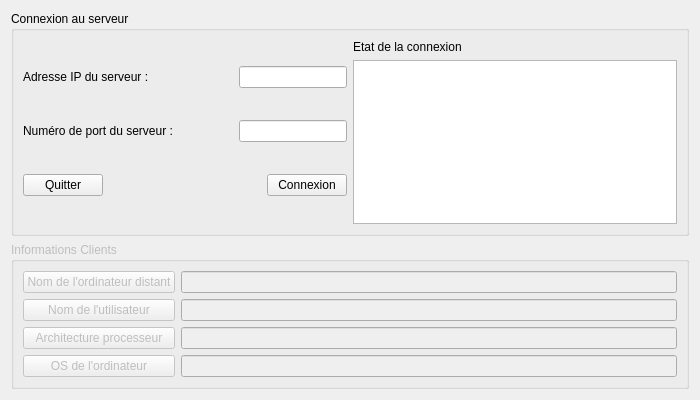
<?xml version="1.0" encoding="UTF-8"?>
<ui version="4.0">
 <class>AuditClientWidget</class>
 <widget class="QWidget" name="AuditClientWidget">
  <property name="geometry">
   <rect>
    <x>0</x>
    <y>0</y>
    <width>700</width>
    <height>400</height>
   </rect>
  </property>
  <property name="minimumSize">
   <size>
    <width>700</width>
    <height>400</height>
   </size>
  </property>
  <property name="maximumSize">
   <size>
    <width>700</width>
    <height>400</height>
   </size>
  </property>
  <property name="windowTitle">
   <string>AuditClientWidget</string>
  </property>
  <layout class="QVBoxLayout" name="verticalLayout_5">
   <item>
    <widget class="QGroupBox" name="groupBox">
     <property name="title">
      <string>Connexion au serveur</string>
     </property>
     <layout class="QHBoxLayout" name="horizontalLayout_7">
      <item>
       <layout class="QHBoxLayout" name="horizontalLayout_4">
        <item>
         <layout class="QVBoxLayout" name="verticalLayout_2">
          <item>
           <layout class="QHBoxLayout" name="horizontalLayout">
            <item>
             <widget class="QLabel" name="label">
              <property name="text">
               <string>Adresse IP du serveur :</string>
              </property>
             </widget>
            </item>
            <item>
             <spacer name="horizontalSpacer">
              <property name="orientation">
               <enum>Qt::Horizontal</enum>
              </property>
              <property name="sizeHint" stdset="0">
               <size>
                <width>40</width>
                <height>20</height>
               </size>
              </property>
             </spacer>
            </item>
            <item>
             <widget class="QLineEdit" name="lineEditAdresseIP"/>
            </item>
           </layout>
          </item>
          <item>
           <layout class="QHBoxLayout" name="horizontalLayout_2">
            <item>
             <widget class="QLabel" name="label_2">
              <property name="text">
               <string>Numéro de port du serveur :</string>
              </property>
             </widget>
            </item>
            <item>
             <spacer name="horizontalSpacer_2">
              <property name="orientation">
               <enum>Qt::Horizontal</enum>
              </property>
              <property name="sizeHint" stdset="0">
               <size>
                <width>40</width>
                <height>20</height>
               </size>
              </property>
             </spacer>
            </item>
            <item>
             <widget class="QLineEdit" name="lineEditPort"/>
            </item>
           </layout>
          </item>
          <item>
           <layout class="QHBoxLayout" name="horizontalLayout_3">
            <item>
             <widget class="QPushButton" name="pushButtonQuitter">
              <property name="text">
               <string>Quitter</string>
              </property>
             </widget>
            </item>
            <item>
             <spacer name="horizontalSpacer_3">
              <property name="orientation">
               <enum>Qt::Horizontal</enum>
              </property>
              <property name="sizeHint" stdset="0">
               <size>
                <width>40</width>
                <height>20</height>
               </size>
              </property>
             </spacer>
            </item>
            <item>
             <widget class="QPushButton" name="pushButtonConnexion">
              <property name="text">
               <string>Connexion</string>
              </property>
             </widget>
            </item>
           </layout>
          </item>
         </layout>
        </item>
        <item>
         <layout class="QVBoxLayout" name="verticalLayout">
          <item>
           <widget class="QLabel" name="label_3">
            <property name="text">
             <string>Etat de la connexion</string>
            </property>
           </widget>
          </item>
          <item>
           <widget class="QTextEdit" name="textEditEtat"/>
          </item>
         </layout>
        </item>
       </layout>
      </item>
     </layout>
    </widget>
   </item>
   <item>
    <widget class="QGroupBox" name="groupBoxInformationsClients">
     <property name="enabled">
      <bool>false</bool>
     </property>
     <property name="title">
      <string>Informations Clients</string>
     </property>
     <layout class="QHBoxLayout" name="horizontalLayout_6">
      <item>
       <layout class="QHBoxLayout" name="horizontalLayout_5">
        <item>
         <layout class="QVBoxLayout" name="verticalLayout_3">
          <item>
           <widget class="QPushButton" name="pushButtonOrdinateur">
            <property name="text">
             <string>Nom de l'ordinateur distant</string>
            </property>
           </widget>
          </item>
          <item>
           <widget class="QPushButton" name="pushButtonUtilisateur">
            <property name="text">
             <string>Nom de l'utilisateur</string>
            </property>
           </widget>
          </item>
          <item>
           <widget class="QPushButton" name="pushButtonArchitecture">
            <property name="text">
             <string>Architecture processeur</string>
            </property>
           </widget>
          </item>
          <item>
           <widget class="QPushButton" name="pushButtonOs">
            <property name="text">
             <string>OS de l'ordinateur</string>
            </property>
           </widget>
          </item>
         </layout>
        </item>
        <item>
         <layout class="QVBoxLayout" name="verticalLayout_4">
          <item>
           <widget class="QLineEdit" name="lineEditOrdinateur"/>
          </item>
          <item>
           <widget class="QLineEdit" name="lineEditUtilisateur"/>
          </item>
          <item>
           <widget class="QLineEdit" name="lineEditArchitecture"/>
          </item>
          <item>
           <widget class="QLineEdit" name="lineEditOs"/>
          </item>
         </layout>
        </item>
       </layout>
      </item>
     </layout>
    </widget>
   </item>
  </layout>
 </widget>
 <resources/>
 <connections>
  <connection>
   <sender>pushButtonQuitter</sender>
   <signal>clicked()</signal>
   <receiver>AuditClientWidget</receiver>
   <slot>close()</slot>
   <hints>
    <hint type="sourcelabel">
     <x>63</x>
     <y>191</y>
    </hint>
    <hint type="destinationlabel">
     <x>59</x>
     <y>451</y>
    </hint>
   </hints>
  </connection>
 </connections>
</ui>
